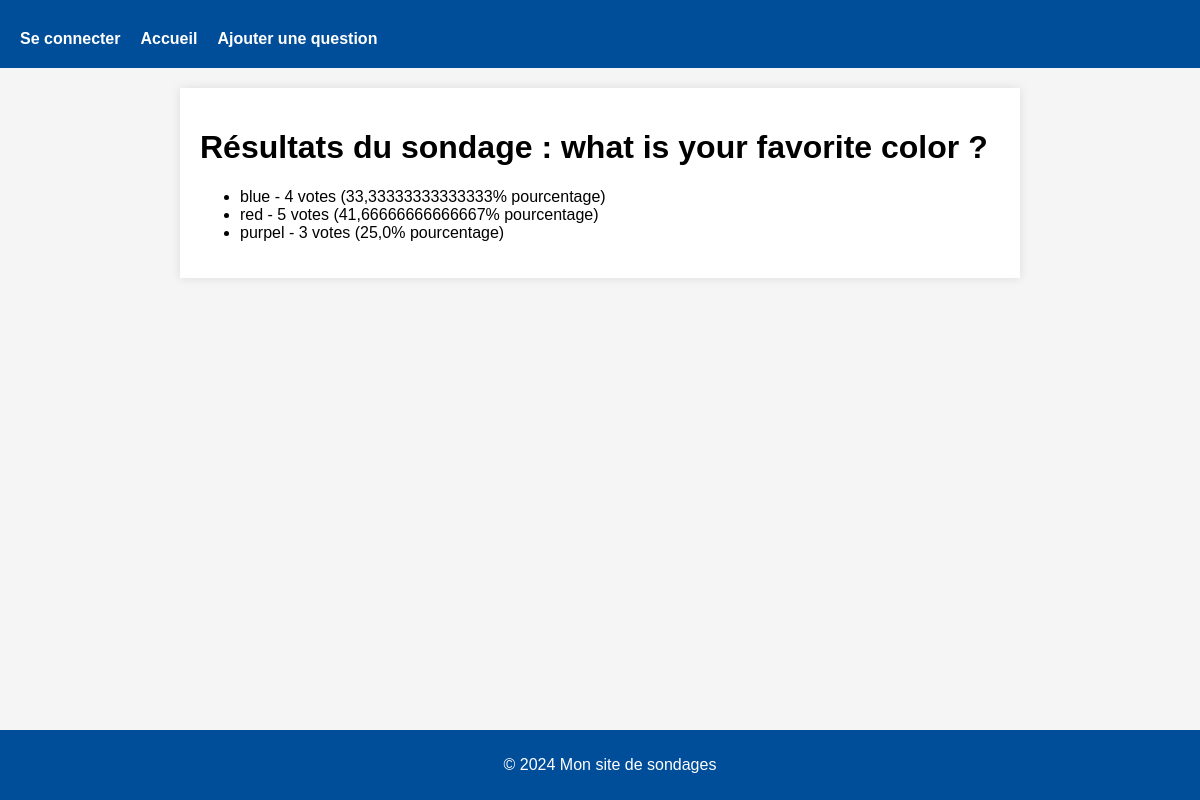
/polls/5/frequency/, run on an earlier commit of the app's database.
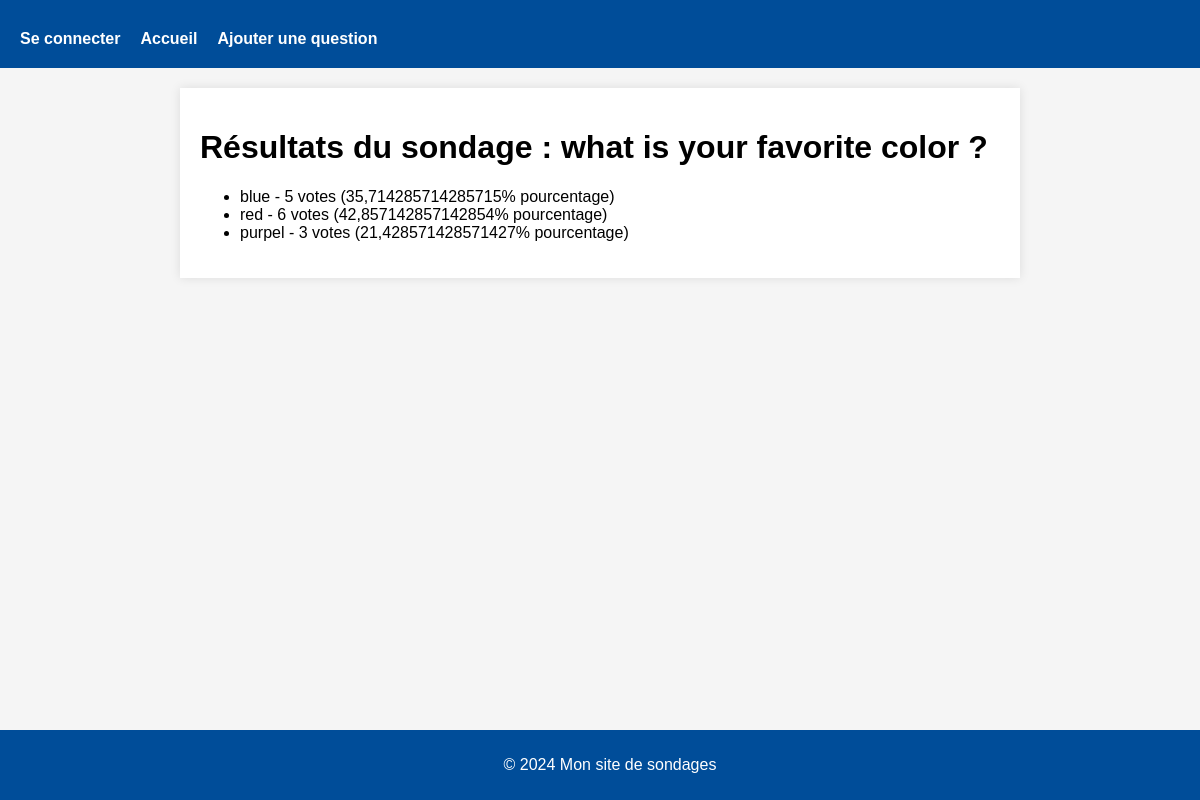
And on a later commit of the database.
### polls/models.py (models this page shows, shortened)
class Choice(models.Model):
    question = models.ForeignKey(Question, on_delete=models.CASCADE)
    choice_text = models.CharField(max_length=200)
    votes = models.IntegerField(default=0)

### polls/views.py (the view)
# urls.py: path('<int:question_id>/frequency/', views.FrequencyView.as_view(), name='frequency'),
class FrequencyView(generic.DetailView):
    model = Question
    template_name = "polls/frequency.html"
    pk_url_kwarg = 'question_id'
    def get_context_data(self, **kwargs):
        context = super().get_context_data(**kwargs)
        question = self.get_object()
        context['choices'] = question.get_choices()
        return context

### polls/models.py (called while the page is built)
    def get_choices(self):
        choices = self.choice_set.all()
        total_votes = sum(choice.votes for choice in choices)
        results = []
        for choice in choices:
            votes = choice.votes
            percent = (votes / total_votes * 100) if total_votes > 0 else 0
            results.append((choice, votes, percent))
        return results

### polls/templates/polls/frequency.html (shortened to what this page needs)
{% extends "base.html" %}
{% block main %}
<h1>Résultats du sondage : {{ question.question_text }}</h1>
<ul>
    {% for choice, votes, percent in choices %}
        <li>{{ choice.choice_text }} - {{ votes }} votes ({{ percent }}% pourcentage)</li>
    {% endfor %}
</ul>
{% endblock %}

What changed in the data, as far as the page shows it:
changed Choice "blue": votes "4" → "5"; percent "33,33333333333333" → "35,714285714285715"
changed Choice "red": votes "5" → "6"; percent "41,66666666666667" → "42,857142857142854"
computed for Choice "purpel": percent "25,0" → "21,428571428571427"
